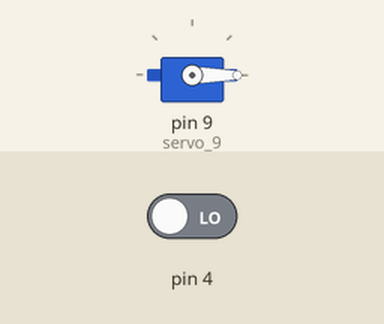
Recording of a sketch running on a simulated Arduino Uno, built with avr-gcc and run on an emulated ATmega328P. Shown: servo. The test bench sets the inputs (shaded band); at power-on: pin 4 LOW.

Above: at 1.2 s.
1.3 s: pin 4 driven HIGH
At 1.7 s:
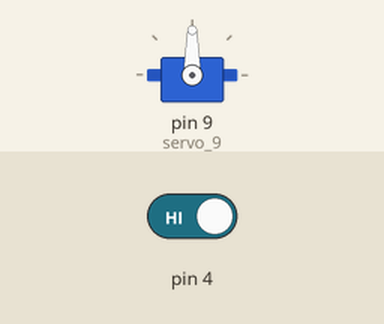
Timing chart, 0 to 4.3 s (numbered marks = the images above; inputs shaded):
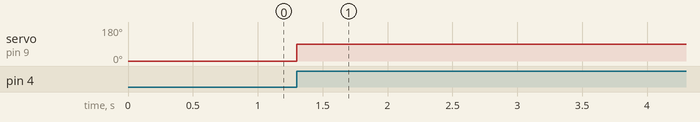

The sketch:

servo_motor_pir_sensor.ino
```cpp
// C++ code
//
#include <Servo.h>

Servo servo_9;

void setup()
{
  pinMode(4, INPUT);
  servo_9.attach(9, 500, 2500);

}

void loop()
{
  if (digitalRead(4) == 1) {
    servo_9.write(90);
    delay(6000); // Wait for 6000 millisecond(s)
  } else {
    servo_9.write(0);
  }
}
```

Measured:
- after the input at 1.3 s, servo on pin 9 (servo_9): 0° → 90° at once
